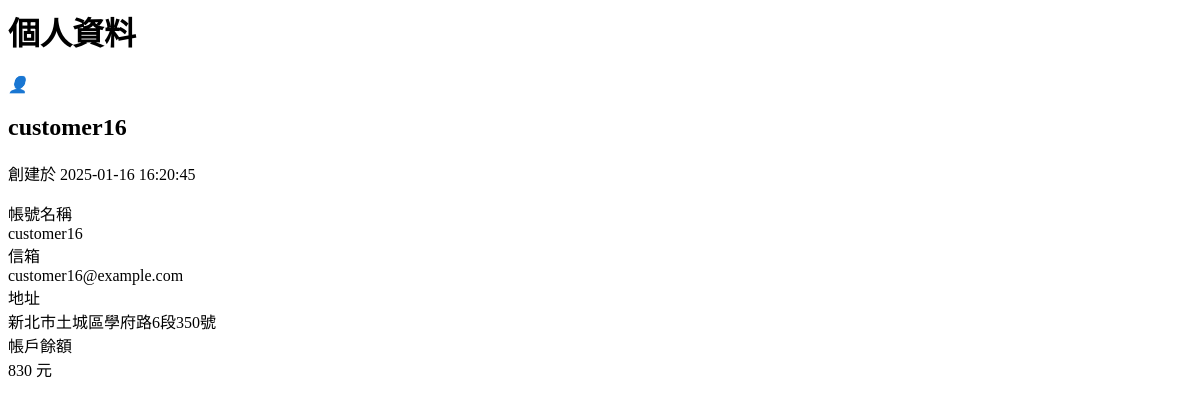
Page /customer/profile (signed in) on the earlier database version.
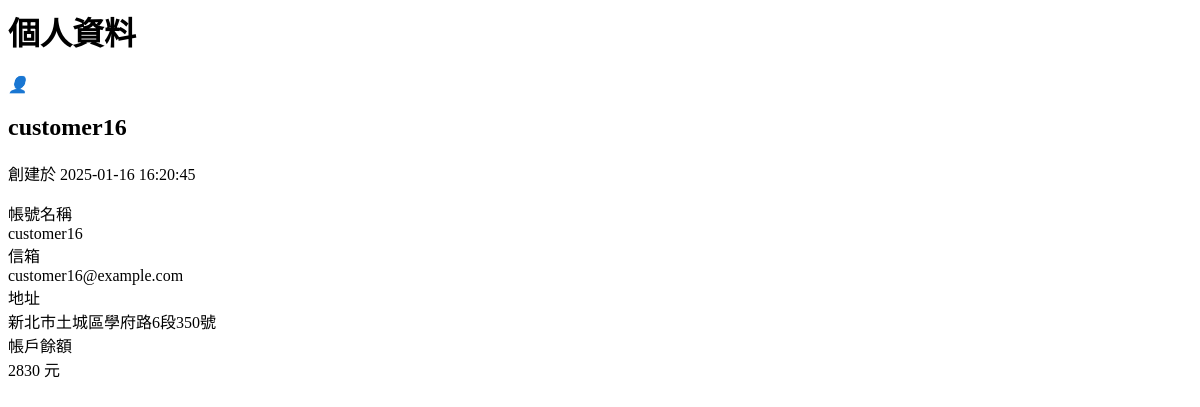
Same page on the later database version.
### tables this page shows
CREATE TABLE users (
  user_id INTEGER PRIMARY KEY AUTOINCREMENT,
  name TEXT UNIQUE NOT NULL,
  password TEXT NOT NULL,
  user_type TEXT NOT NULL CHECK(user_type IN ('customer', 'staff')),
  created_at TIMESTAMP DEFAULT CURRENT_TIMESTAMP
);

CREATE TABLE customer (
  user_id INTEGER NOT NULL,
  email TEXT UNIQUE,
  address TEXT,
  balance INTEGER NOT NULL DEFAULT 1000,
  FOREIGN KEY (user_id) REFERENCES users (user_id)
);

### app/route/customer_routes.py (the view)
@customer_bp.route('/customer/profile')
def customer_profile_page():
    if not session.get('logged_in') or session.get('user_type') != 'customer':
        return redirect('/')
    user_id = session.get('user_id')
    profile = get_customer_profile_by_user_id(user_id) if user_id else None
    return render_template('customer/profile.html', profile=profile)

### app/service/customer_service.py (called while the page is built)
def get_customer_profile_by_user_id(user_id):
    db = get_db()
    profile = db.execute(
        'SELECT u.user_id, u.name, u.created_at, c.email, c.address, c.balance '
        'FROM users u '
        'LEFT JOIN customer c ON u.user_id = c.user_id '
        'WHERE u.user_id = ? AND u.user_type = "customer"',
        (user_id,)
    ).fetchone()
    return profile

### app/util/db.py (called while the page is built)
def get_db():
    if 'db' not in g:
        os.makedirs(os.path.dirname(current_app.config['DATABASE']), exist_ok=True)
        g.db = sqlite3.connect(
            current_app.config['DATABASE'],
            detect_types=sqlite3.PARSE_DECLTYPES
        )
        g.db.row_factory = sqlite3.Row
    return g.db

### app/templates/customer/profile.html
<div class="profile-wrapper">
  <div id="profile-page" class="profile-page">
    <h1>個人資料</h1>
    <div class="profile-container">
        {% if profile %}
        <div class="profile-content">
            <div class="profile-header">
                <div class="profile-avatar">
                    <i class="profile-icon">👤</i>
                </div>
                <div class="profile-name">
                    <h2>{{ profile.name }}</h2>
                    <p class="profile-since">創建於 {{ profile.created_at }}</p>
                </div>
            </div>
            <div class="profile-info-section">
                <div class="profile-info-row">
                    <div class="profile-info-item">
                        <div class="info-label">帳號名稱</div>
                        <div class="info-value">{{ profile.name }}</div>
                    </div>
                    <div class="profile-info-item">
                        <div class="info-label">信箱</div>
                        <div class="info-value">{{ profile.email or '未設定' }}</div>
                    </div>
                </div>
                <div class="profile-info-row">
                    <div class="profile-info-item">
                        <div class="info-label">地址</div>
                        <div class="info-value">{{ profile.address or '未設定' }}</div>
                    </div>
                </div>
            </div>
            <div class="profile-balance-section">
                <div class="balance-label">帳戶餘額</div>
                <div class="balance-value">{{ profile.balance }} 元</div>
            </div>
        </div>
        {% else %}
        <div class="no-profile-message">
            <p>查無此帳號</p>
        </div>
        {% endif %}
    </div>
  </div>
</div>

Differences in the rows shown:
changed customer "customer16@example.com": balance "830" → "2830"
